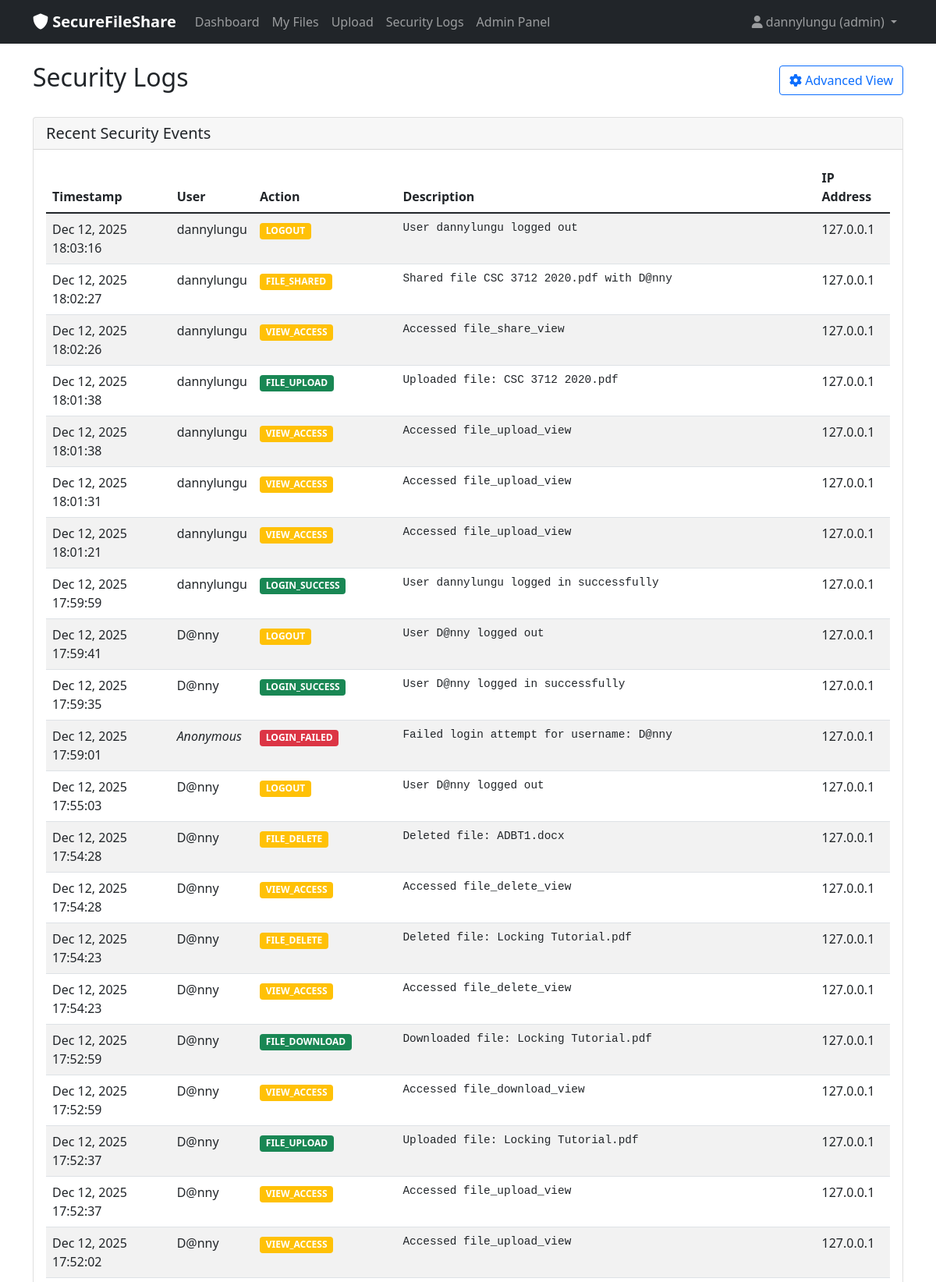
The app's page /logs/admin/ (signed in, upper part) with its own data.
### accounts/models.py (models this page shows, shortened)
class CustomUser(AbstractUser):
    ROLE_CHOICES = (
        ('admin', 'Admin'),
        ('user', 'User'),
        ('guest', 'Guest'),
    )
    role = models.CharField(max_length=10, choices=ROLE_CHOICES, default='user')
    public_key = models.TextField(blank=True, null=True)
    private_key = models.TextField(blank=True, null=True)

### logs/models.py (models this page shows, shortened)
class SecurityLog(models.Model):
    ACTION_CHOICES = (
        ('LOGIN_SUCCESS', 'Login Success'),
        ('LOGIN_FAILED', 'Login Failed'),
        ('LOGOUT', 'Logout'),
        ('REGISTRATION', 'Registration'),
        ('FILE_UPLOAD', 'File Upload'),
        ('FILE_DOWNLOAD', 'File Download'),
        ('FILE_SHARED', 'File Shared'),
        ('UNAUTHORIZED_ACCESS', 'Unauthorized Access'),
        ('UNAUTHORIZED_DOWNLOAD', 'Unauthorized Download'),
        ('FILE_INTEGRITY_VIOLATION', 'File Integrity Violation'),
        ('FILE_DECRYPTION_ERROR', 'File Decryption Error'),
        ('FILE_UPLOAD_ERROR', 'File Upload Error'),
        ('VIEW_ACCESS', 'View Access'),
    )
    user = models.ForeignKey(settings.AUTH_USER_MODEL, on_delete=models.SET_NULL, null=True, blank=True)
    action = models.CharField(max_length=50, choices=ACTION_CHOICES)
    description = models.TextField()
    ip_address = models.GenericIPAddressField(null=True, blank=True)
    timestamp = models.DateTimeField(auto_now_add=True)
    class Meta:
        ordering = ['-timestamp']

### logs/views.py (the view)
# urls.py: path('admin/', views.admin_logs_view, name='admin_logs'),
@login_required
@user_passes_test(is_admin)
def admin_logs_view(request):
    logs = SecurityLog.objects.all()[:100]  # Last 100 logs
    return render(request, 'logs/admin_logs.html', {'logs': logs})

### logs/views.py (called while the page is built)
def is_admin(user):
    return user.role == 'admin'

### logs/templates/logs/admin_logs.html
{% extends 'base.html' %}
{% block content %}
<div class="row">
    <div class="col-12">
        <div class="d-flex justify-content-between align-items-center mb-4">
            <h2>Security Logs</h2>
            <a href="/admin/logs/securitylog/" class="btn btn-outline-primary">
                <i class="fas fa-cog"></i> Advanced View
            </a>
        </div>
    </div>
</div>
<div class="row">
    <div class="col-12">
        <div class="card">
            <div class="card-header">
                <h5 class="card-title mb-0">Recent Security Events</h5>
            </div>
            <div class="card-body">
                {% if logs %}
                <div class="table-responsive">
                    <table class="table table-striped">
                        <thead>
                            <tr>
                                <th>Timestamp</th>
                                <th>User</th>
                                <th>Action</th>
                                <th>Description</th>
                                <th>IP Address</th>
                            </tr>
                        </thead>
                        <tbody>
                            {% for log in logs %}
                            <tr>
                                <td>{{ log.timestamp|date:"M d, Y H:i:s" }}</td>
                                <td>
                                    {% if log.user %}
                                        {{ log.user.username }}
                                    {% else %}
                                        <em>Anonymous</em>
                                    {% endif %}
                                </td>
                                <td>
                                    <span class="badge
                                        {% if log.action == 'LOGIN_SUCCESS' or log.action == 'FILE_UPLOAD' or log.action == 'FILE_DOWNLOAD' %}bg-success
                                        {% elif log.action == 'LOGIN_FAILED' or 'UNAUTHORIZED' in log.action or 'VIOLATION' in log.action %}bg-danger
                                        {% else %}bg-warning{% endif %}">
                                        {{ log.action }}
                                    </span>
                                </td>
                                <td class="security-log">{{ log.description }}</td>
                                <td>{{ log.ip_address|default:"N/A" }}</td>
                            </tr>
                            {% endfor %}
                        </tbody>
                    </table>
                </div>
                {% else %}
                <div class="text-center py-5">
                    <i class="fas fa-clipboard-list fa-3x text-muted mb-3"></i>
                    <h5>No security logs found</h5>
                    <p class="text-muted">Security events will appear here as they occur.</p>
                </div>
                {% endif %}
            </div>
        </div>
    </div>
</div>
{% endblock %}

### templates/base.html (shortened to what this page needs)
<!DOCTYPE html>
<html lang="en">
<head>
    <link href="https://cdn.jsdelivr.net/npm/bootstrap@5.1.3/dist/css/bootstrap.min.css" rel="stylesheet">
    <link href="https://cdnjs.cloudflare.com/ajax/libs/font-awesome/6.0.0/css/all.min.css" rel="stylesheet">
</head>
<body>
    <nav class="navbar navbar-expand-lg navbar-dark bg-dark">
        <div class="container">
            <a class="navbar-brand" href="{% url 'dashboard' %}">
                <i class="fas fa-shield-alt"></i> SecureFileShare
            </a>
            <div class="collapse navbar-collapse" id="navbarNav">
                <ul class="navbar-nav me-auto">
                    {% if user.is_authenticated %}
                        <li class="nav-item">
                            <a class="nav-link" href="{% url 'dashboard' %}">Dashboard</a>
                        </li>
                        <li class="nav-item">
                            <a class="nav-link" href="{% url 'file_list' %}">My Files</a>
                        </li>
                        <li class="nav-item">
                            <a class="nav-link" href="{% url 'file_upload' %}">Upload</a>
                        </li>
                        {% if user.role == 'admin' %}
                        <li class="nav-item">
                            <a class="nav-link" href="{% url 'admin_logs' %}">Security Logs</a>
                        </li>
                        <li class="nav-item">
                            <a class="nav-link" href="/admin/">Admin Panel</a>
                        </li>
                        {% endif %}
                    {% endif %}
                </ul>
                <ul class="navbar-nav">
                    {% if user.is_authenticated %}
                        <li class="nav-item dropdown">
                            <a class="nav-link dropdown-toggle" href="#" id="navbarDropdown" role="button" data-bs-toggle="dropdown">
                                <i class="fas fa-user"></i> {{ user.username }} ({{ user.role }})
                            </a>
                        </li>
                    {% endif %}
                </ul>
            </div>
        </div>
    </nav>
    <div class="container mt-4">
        {% block content %}
        {% endblock %}
    </div>
</body>
</html>

### templates/base.html (style rules this page uses)
.navbar-brand { font-weight: bold; }
.security-log { font-family: 'Courier New', monospace; font-size: 0.9em; }

### records on screen
CustomUser: username "dannylungu", role "admin"
SecurityLog: timestamp "Dec 12, 2025 18:03:16", user.username "dannylungu", action "LOGOUT", description "User dannylungu logged out", ip_address "127.0.0.1"
SecurityLog: timestamp "Dec 12, 2025 18:02:27", user.username "dannylungu", action "FILE_SHARED", description "Shared file CSC 3712 2020.pdf with D@nny", ip_address "127.0.0.1"
SecurityLog: timestamp "Dec 12, 2025 18:02:26", user.username "dannylungu", action "VIEW_ACCESS", description "Accessed file_share_view", ip_address "127.0.0.1"
SecurityLog: timestamp "Dec 12, 2025 18:01:38", user.username "dannylungu", action "FILE_UPLOAD", description "Uploaded file: CSC 3712 2020.pdf", ip_address "127.0.0.1"
SecurityLog: timestamp "Dec 12, 2025 18:01:38", user.username "dannylungu", action "VIEW_ACCESS", description "Accessed file_upload_view", ip_address "127.0.0.1"
SecurityLog: timestamp "Dec 12, 2025 18:01:31", user.username "dannylungu", action "VIEW_ACCESS", description "Accessed file_upload_view", ip_address "127.0.0.1"
SecurityLog: timestamp "Dec 12, 2025 18:01:21", user.username "dannylungu", action "VIEW_ACCESS", description "Accessed file_upload_view", ip_address "127.0.0.1"
SecurityLog: timestamp "Dec 12, 2025 17:59:59", user.username "dannylungu", action "LOGIN_SUCCESS", description "User dannylungu logged in successfully", ip_address "127.0.0.1"
SecurityLog: timestamp "Dec 12, 2025 17:59:41", user.username "D@nny", action "LOGOUT", description "User D@nny logged out", ip_address "127.0.0.1"
SecurityLog: timestamp "Dec 12, 2025 17:59:35", user.username "D@nny", action "LOGIN_SUCCESS", description "User D@nny logged in successfully", ip_address "127.0.0.1"
SecurityLog: timestamp "Dec 12, 2025 17:59:01", shows "Anonymous", action "LOGIN_FAILED", description "Failed login attempt for username: D@nny", ip_address "127.0.0.1"
SecurityLog: timestamp "Dec 12, 2025 17:55:03", user.username "D@nny", action "LOGOUT", description "User D@nny logged out", ip_address "127.0.0.1"
SecurityLog: timestamp "Dec 12, 2025 17:54:28", user.username "D@nny", action "FILE_DELETE", description "Deleted file: ADBT1.docx", ip_address "127.0.0.1"
SecurityLog: timestamp "Dec 12, 2025 17:54:28", user.username "D@nny", action "VIEW_ACCESS", description "Accessed file_delete_view", ip_address "127.0.0.1"
SecurityLog: timestamp "Dec 12, 2025 17:54:23", user.username "D@nny", action "FILE_DELETE", description "Deleted file: Locking Tutorial.pdf", ip_address "127.0.0.1"
SecurityLog: timestamp "Dec 12, 2025 17:54:23", user.username "D@nny", action "VIEW_ACCESS", description "Accessed file_delete_view", ip_address "127.0.0.1"
SecurityLog: timestamp "Dec 12, 2025 17:52:59", user.username "D@nny", action "FILE_DOWNLOAD", description "Downloaded file: Locking Tutorial.pdf", ip_address "127.0.0.1"
SecurityLog: timestamp "Dec 12, 2025 17:52:59", user.username "D@nny", action "VIEW_ACCESS", description "Accessed file_download_view", ip_address "127.0.0.1"
SecurityLog: timestamp "Dec 12, 2025 17:52:37", user.username "D@nny", action "FILE_UPLOAD", description "Uploaded file: Locking Tutorial.pdf", ip_address "127.0.0.1"
SecurityLog: timestamp "Dec 12, 2025 17:52:37", user.username "D@nny", action "VIEW_ACCESS", description "Accessed file_upload_view", ip_address "127.0.0.1"
SecurityLog: timestamp "Dec 12, 2025 17:52:02", user.username "D@nny", action "VIEW_ACCESS", description "Accessed file_upload_view", ip_address "127.0.0.1"
